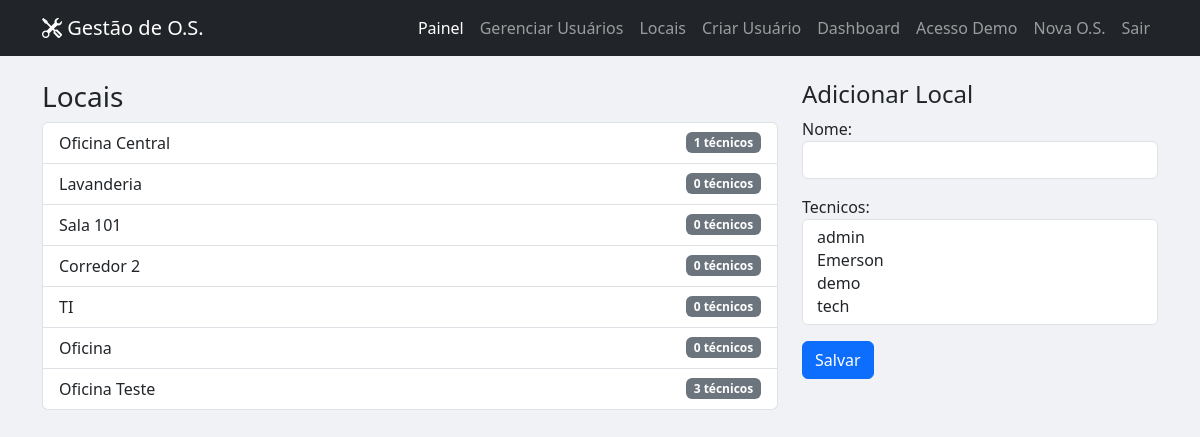
The app's page /locais/ (signed in) with its own data.
### core/models.py (models this page shows, shortened)
class Local(models.Model):
    nome = models.CharField(max_length=120)
    tecnicos = models.ManyToManyField(User, blank=True, related_name='locais_tecnicos')

### core/views.py (the view)
# urls.py: path('locais/', locais, name='locais'),
@login_required
def locais(request):
    user_profile = getattr(request.user, 'profile', None)
    if not (request.user.is_superuser or (user_profile and user_profile.role == UserProfile.Role.PREMIUM)):
        return redirect('/')
    if request.method == 'POST':
        form = LocalForm(request.POST)
        if form.is_valid():
            form.save()
            return redirect('/locais/')
    else:
        form = LocalForm()
    locais = Local.objects.all()
    return render(request, 'locais.html', {'locais': locais, 'form': form})

### core/forms.py
class LocalForm(forms.ModelForm):
    class Meta:
        model = Local
        fields = ['nome', 'tecnicos']
        widgets = {
            'nome': forms.TextInput(attrs={'class': 'form-control'}),
            'tecnicos': forms.SelectMultiple(attrs={'class': 'form-select'}),
        }

### core/templates/locais.html
{% extends 'base.html' %}
{% block content %}
<div class="row">
    <div class="col-md-8">
        <h3>Locais</h3>
        <ul class="list-group">
            {% for local in locais %}
            <li class="list-group-item d-flex justify-content-between align-items-center">
                {{ local.nome }}
                <span class="badge bg-secondary">{{ local.tecnicos.count }} técnicos</span>
            </li>
            {% endfor %}
        </ul>
    </div>
    <div class="col-md-4">
        <h4>Adicionar Local</h4>
        <form method="post">{% csrf_token %}
            {{ form.as_p }}
            <button class="btn btn-primary">Salvar</button>
        </form>
    </div>
</div>
{% endblock %}

### core/templates/base.html (style rules this page uses)
body { background-color: #f0f2f5; }

### records on screen
Local: nome "Oficina Central", tecnicos.count "1"
Local: nome "Lavanderia", tecnicos.count "0"
Local: nome "Sala 101", tecnicos.count "0"
Local: nome "Corredor 2", tecnicos.count "0"
Local: nome "TI", tecnicos.count "0"
Local: nome "Oficina", tecnicos.count "0"
Local: nome "Oficina Teste", tecnicos.count "3"
